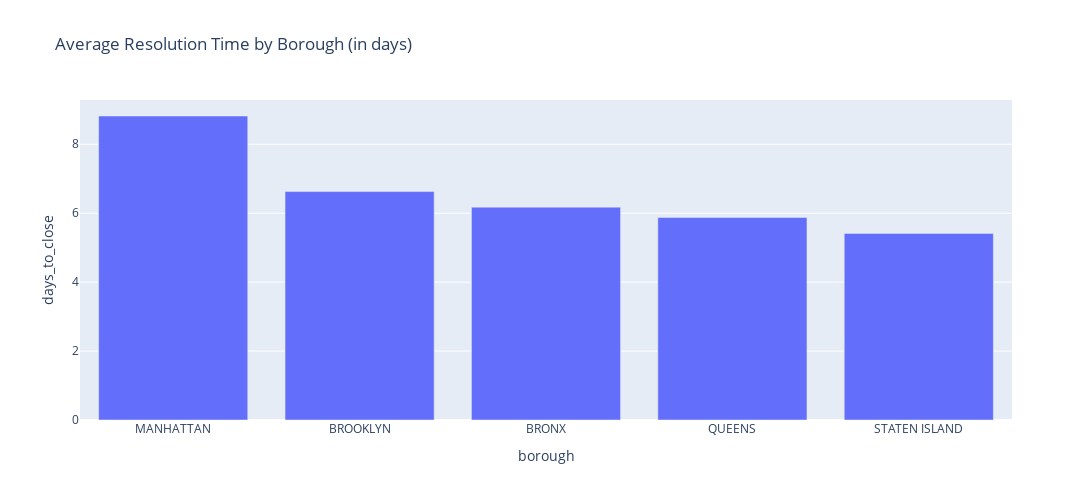

This figure's notebook cell:
### Code cell
condition = (

    (df['borough'].isin(['MANHATTAN', 'BRONX', 'BROOKLYN', 'QUEENS', 'STATEN ISLAND'])) &
    (df['status']== 'Closed') &
    (df['complaint_type'].isin(['UNSANITARY CONDITION','Street Condition','Request Large Bulky Item Collection','HEAT/HOT WATER']))
)

resolution_time = df[condition].groupby(['borough']).agg({'days_to_close': 'mean'}).reset_index().sort_values(by='days_to_close', ascending=False)

fig = px.bar(
    resolution_time,
    x='borough',
    y='days_to_close',
    title='Average Resolution Time by Borough (in days)',
    barmode='group'  
)
fig.update_layout(width=1200, height=500)

### Figure 1 — Plotly figure (JSON) as saved in the notebook; plotly's stock layout.template omitted (floating-point values rounded to 4 significant figures)
{"data": [{"alignmentgroup": "True", "hovertemplate": "borough=%{x}<br>days_to_close=%{y}<extra></extra>", "legendgroup": "", "marker": {"color": "#636efa", "pattern": {"shape": ""}}, "name": "", "offsetgroup": "", "orientation": "v", "showlegend": false, "textposition": "auto", "type": "bar", "x": ["MANHATTAN", "BROOKLYN", "BRONX", "QUEENS", "STATEN ISLAND"], "xaxis": "x", "y": [8.82, 6.628, 6.176, 5.876, 5.414], "yaxis": "y"}], "layout": {"barmode": "group", "height": 500, "legend": {"tracegroupgap": 0}, "title": {"text": "Average Resolution Time by Borough (in days)"}, "width": 1200, "xaxis": {"anchor": "y", "domain": [0, 1], "title": {"text": "borough"}}, "yaxis": {"anchor": "x", "domain": [0, 1], "title": {"text": "days_to_close"}}}}
